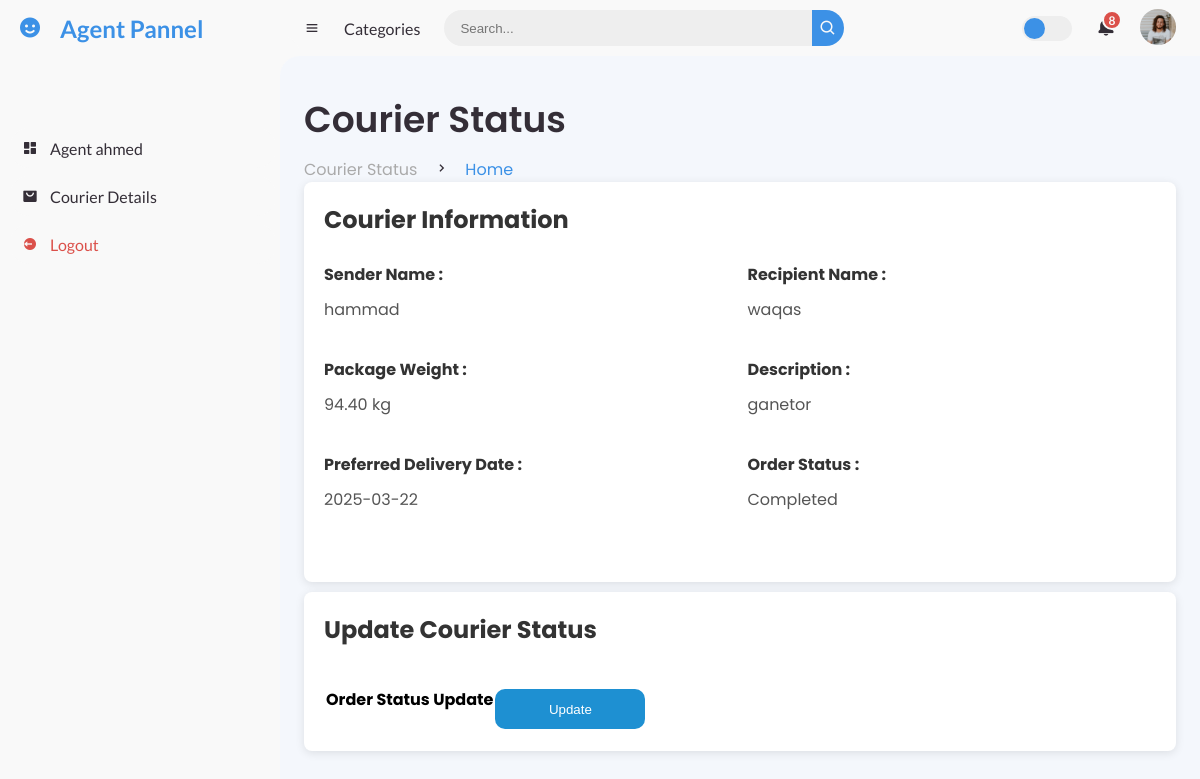
Screenshot of /agentpannel/courier_status.php?id=19 (signed in) with the database file from the repository.
### tables this page shows
CREATE TABLE `registration` (
  `courier_id` int(20) NOT NULL,
  `sender_name` varchar(255) NOT NULL,
  `sender_email` varchar(100) NOT NULL,
  `company_name` varchar(50) NOT NULL,
  `sender_number` varchar(20) NOT NULL,
  `addres` text NOT NULL,
  `r_name` varchar(255) NOT NULL,
  `r_number` varchar(20) NOT NULL,
  `r_addres` text NOT NULL,
  `package_weight` decimal(5,2) NOT NULL,
  `package_dec` text NOT NULL,
  `deilvery_date` date NOT NULL,
  `image` blob NOT NULL,
  `agent_name` varchar(100) NOT NULL,
  `user_id` int(11) NOT NULL,
  `status` varchar(50) NOT NULL DEFAULT 'Pending'
);

### agentpannel/courier_status.php (the view, shortened to what this page needs)
<?php
include "navbar.php";
include "../conn.php";
if (isset($_GET['id'])) {
    $courier_id = $_GET['id'];
    $query = "SELECT * FROM registration WHERE courier_id = ?";
    $stmt = $conn->prepare($query);
    $stmt->bind_param("i", $courier_id);
    $stmt->execute();
    $result = $stmt->get_result();
    $courier = $result->fetch_assoc();
}
?>
<main>
    <div class="head-title">
        <div class="left">
            <h1>Courier Status</h1>
            <ul class="breadcrumb">
                <li><a href="#">Courier Status</a></li>
                <li><i class='bx bx-chevron-right'></i></li>
                <li><a class="active" href="index.php">Home</a></li>
            </ul>
        </div>
    </div>
    <div class="courier-info">
        <h3>Courier Information</h3>
        <div>
            <p class="field-label">Sender Name :</p>
            <p class="field-value"><?php echo $courier['sender_name']; ?></p>
        </div>
        <div>
            <p class="field-label">Recipient Name :</p>
            <p class="field-value"><?php echo $courier['r_name']; ?></p>
        </div>
        <div>
            <p class="field-label">Package Weight :</p>
            <p class="field-value"><?php echo $courier['package_weight']; ?> kg</p>
        </div>
        <div>
            <p class="field-label">Description :</p>
            <p class="field-value"><?php echo $courier['package_dec']; ?></p>
        </div>
        <div>
            <p class="field-label">Preferred Delivery Date :</p>
            <p class="field-value"><?php echo $courier['deilvery_date']; ?></p>
        </div>
        <div>
            <p class="field-label">Order Status :</p>
            <p class="field-value"><?php echo $courier['status']; ?></p>
        </div>
        <br>
        <div>
        </div>
    </div>
    <div class="status-update">
        <h3>Update Courier Status</h3>
        <table>
            <tbody>
                <tr>
                    <td><strong>Order Status Update</strong></td>
                    <td><button type="button" class="btn btn-update" onclick="updateStatus(this)">Update</button></td>
                </tr>
            </tbody>
        </table>
    </div>
</main>
</body>
</html>

### agentpannel/style.css (style rules this page uses)
* { margin: 0; padding: 0; box-sizing: border-box; }
a { text-decoration: none; }
li { list-style: none; }
:root { --poppins: 'Poppins', sans-serif; --lato: 'Lato', sans-serif; --light: #F9F9F9; --blue: #3C91E6; --light-blue: #CFE8FF; --grey: #eee; --dark-grey: #AAAAAA; --dark: #342E37; --red: #DB504A; --yellow: #FFCE26; --light-yellow: #FFF2C6; --orange: #FD7238; --light-orange: #FFE0D3; }
html { overflow-x: hidden; }
body { background: var(--grey); overflow-x: hidden; }
#content main { width: 100%; padding: 36px 24px; font-family: var(--poppins); max-height: calc(100vh - 56px); overflow-y: auto; }
#content main .head-title { display: flex; align-items: center; justify-content: space-between; grid-gap: 16px; flex-wrap: wrap; }
#content main .head-title .left h1 { font-size: 36px; font-weight: 600; margin-bottom: 10px; color: var(--dark); }
#content main .head-title .left .breadcrumb { display: flex; align-items: center; grid-gap: 16px; }
#content main .head-title .left .breadcrumb li { color: var(--dark); }
#content main .head-title .left .breadcrumb li a { color: var(--dark-grey); pointer-events: none; }
#content main .head-title .left .breadcrumb li a.active { color: var(--blue); pointer-events: unset; }

### agentpannel/courier_status.php (style rules this page uses)
body { font-family: 'Arial', sans-serif; margin: 0; padding: 0; background-color: #f4f7fc; }
main { padding: 20px; }
.courier-info { background-color: white; padding: 20px; border-radius: 8px; box-shadow: 0 2px 10px rgba(0, 0, 0, 0.1); margin-bottom: 20px; width: 100%; max-width: 100%; margin-bottom: 10px; display: grid; grid-template-columns: 1fr 1fr; gap: 15px; }
.courier-info h3 { font-size: 24px; color: #333; grid-column: span 2; }
.courier-info p { font-size: 16px; margin: 10px 0; }
.courier-info .field-label { font-weight: bold; color: #333; font-size: 16px; }
.courier-info .field-value { font-size: 16px; color: #555; }
.status-update { background-color: white; padding: 20px; border-radius: 8px; box-shadow: 0 2px 10px rgba(0, 0, 0, 0.1); width: 100%; max-width: 100%; margin: auto; }
.status-update h3 { font-size: 24px; margin-bottom: 20px; color: #333; }
.btn-update { width: 150px; margin-top: 20px; background-color: hsl(202, 75%, 47%); height: 40px; color: white; border-radius: 10px; border: none; }

### rows the page displays
registration: sender_name "hammad", r_name "waqas", package_weight "94.40", package_dec "ganetor", deilvery_date "2025-03-22", status "Completed"

### other values shown
$_SESSION['username'] "ahmed"
